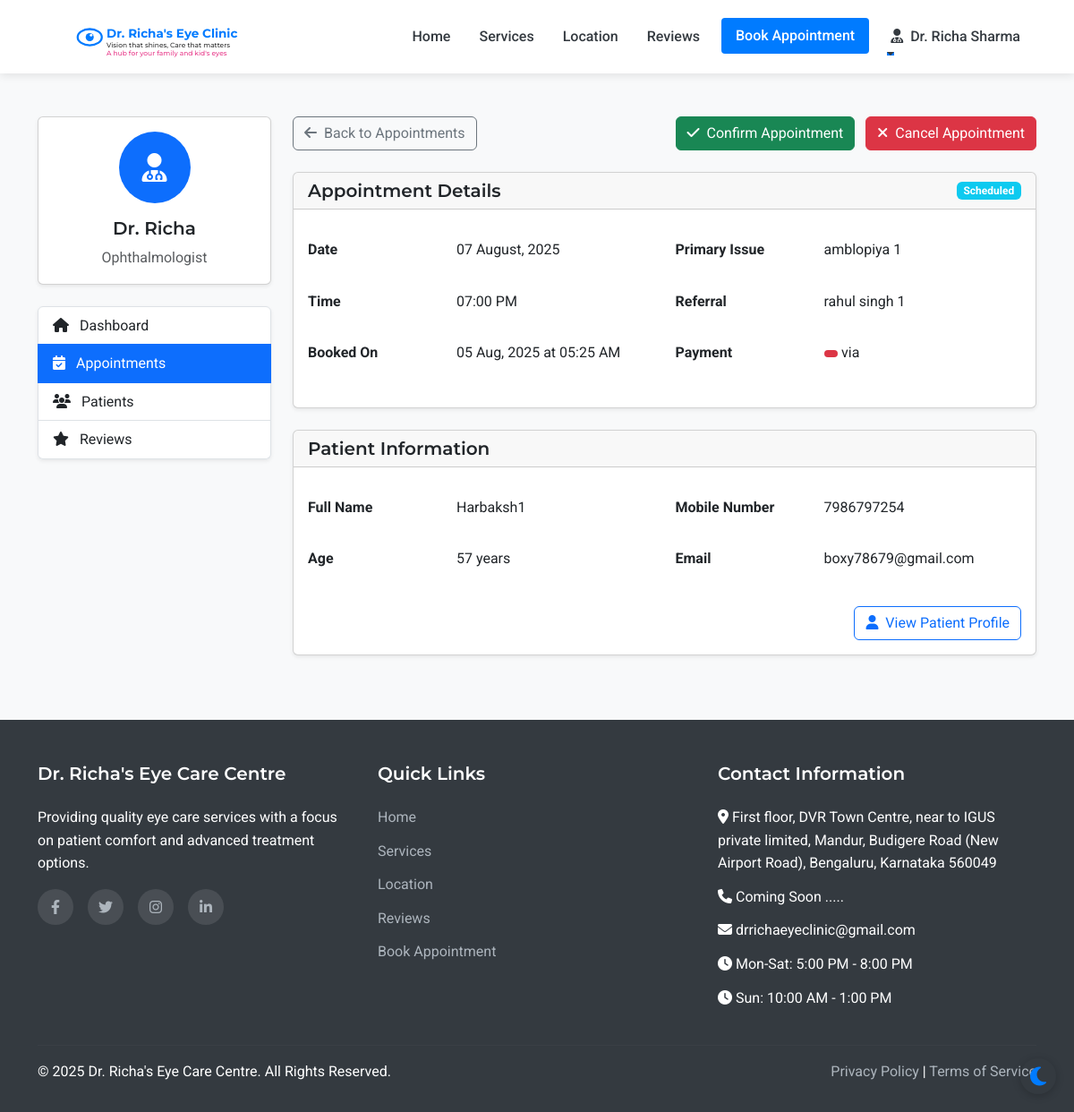
The app's page /admin/appointment/4 (signed in), older data.
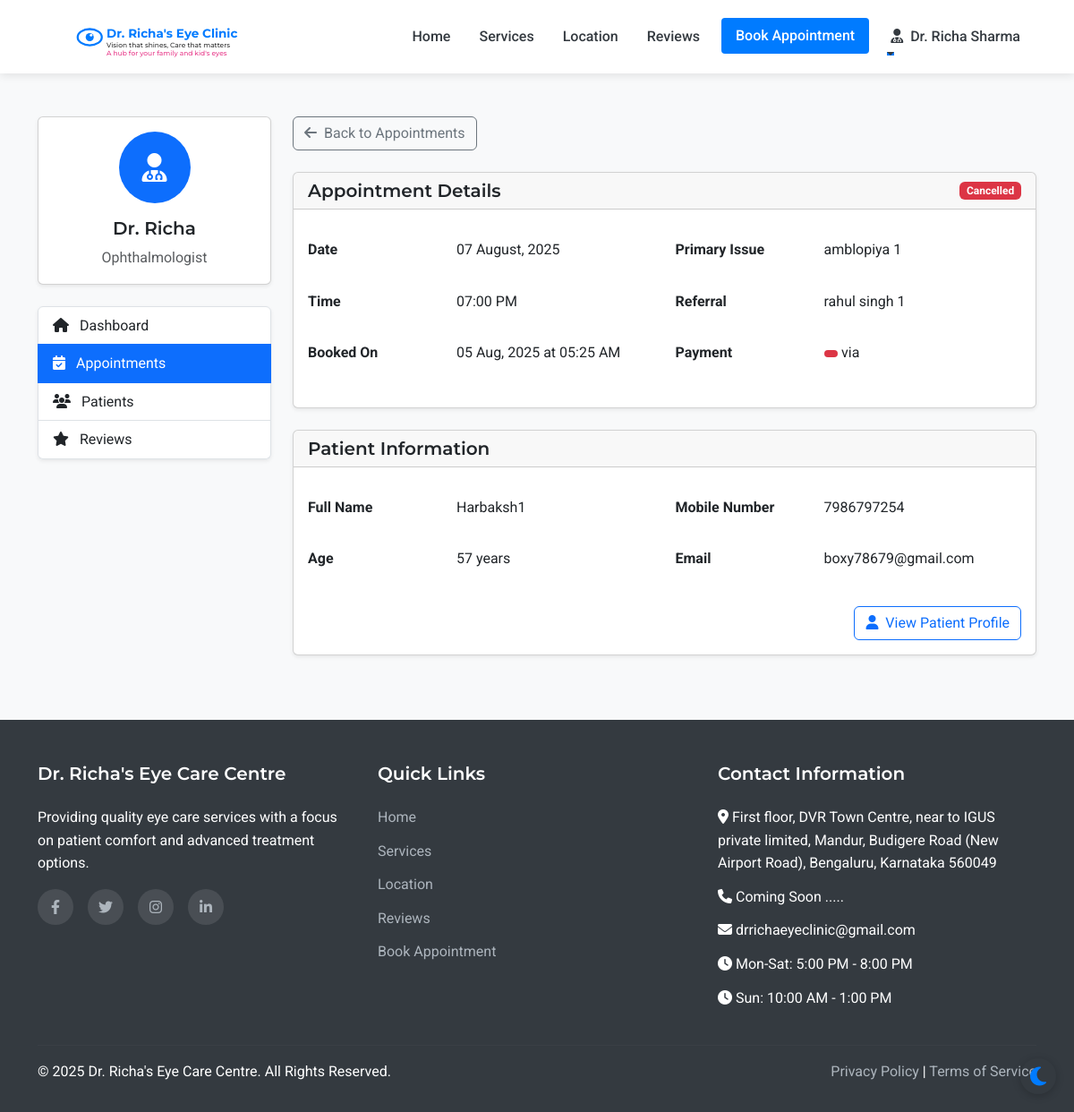
The same page, newer data.
### models.py (models this page shows, shortened)
class Appointment(db.Model):
    id = db.Column(db.Integer, primary_key=True)
    patient_id = db.Column(db.Integer, db.ForeignKey('patient.id'), nullable=False)
    appointment_date = db.Column(db.Date, nullable=False)
    appointment_time = db.Column(db.Time, nullable=False)
    primary_issue = db.Column(db.Text, nullable=True)
    referral_info = db.Column(db.String(255), nullable=True)
    status = db.Column(db.String(20), default='scheduled')  # scheduled, completed, cancelled
    created_at = db.Column(db.DateTime, default=datetime.utcnow)
    consultation_fee = db.Column(db.Float, nullable=False, default=500.0)
    payment_status = db.Column(db.String(20), default='pending')  # pending, paid

### routes.py (the view, shortened to what this page needs)
@app.route('/admin/appointment/<int:appointment_id>', methods=['GET', 'POST'])
@login_required
def admin_appointment_view(appointment_id):
    if not (isinstance(current_user, Admin) or isinstance(current_user, Assistant) or isinstance(current_user, Doctor)):
        flash('Access denied. Staff privileges required.', 'danger')
        return redirect(url_for('index'))
    appointment = Appointment.query.get_or_404(appointment_id)
    medical_record = MedicalRecord.query.filter_by(appointment_id=appointment_id).first()
    has_medical_record = medical_record is not None
    return render_template('admin/appointment_view.html', appointment=appointment, medical_record=medical_record, has_medical_record=has_medical_record)

### app.py (called while the page is built)
@login_manager.user_loader
def load_user(user_id):
    from models import Doctor, Assistant, Admin, Patient
    try:
        if user_id.startswith('doctor_'):
            return Doctor.query.get(int(user_id.split('_')[1]))
        elif user_id.startswith('assistant_'):
            return Assistant.query.get(int(user_id.split('_')[1]))
        elif user_id.startswith('admin_'):
            return Admin.query.get(int(user_id.split('_')[1]))
        else:
            return Patient.query.get(int(user_id))
    except (ValueError, AttributeError):
        return None

### routes.py (called while the page is built)
@app.context_processor
def inject_now():
    return {'now': datetime.now()}

### templates/admin/appointment_view.html (shortened to what the changed rows need)
{% extends 'layout.html' %}
{% block content %}
<section class="py-5 bg-light">
    <div class="container">
        <div class="row">
            <div class="col-lg-9">
                <div class="d-flex justify-content-between align-items-center mb-4">
                    <div>
                        {% if appointment.status == 'scheduled' %}
                            <form method="POST" action="{{ url_for('admin_appointment_view', appointment_id=appointment.id) }}" class="d-inline">
                                <button type="submit" class="btn btn-success me-2">
                                    <i class="fas fa-check me-1"></i> Confirm Appointment
                                </button>
                            </form>
                            <form method="POST" action="{{ url_for('admin_appointment_view', appointment_id=appointment.id) }}" class="d-inline">
                                <button type="submit" class="btn btn-danger">
                                    <i class="fas fa-times me-1"></i> Cancel Appointment
                                </button>
                            </form>
                        {% endif %}
                    </div>
                </div>
                <div class="card shadow-sm mb-4">
                    <div class="card-header d-flex justify-content-between align-items-center">
                        <h5 class="mb-0">Appointment Details</h5>
                        <span class="badge {% if appointment.status == 'scheduled' %}bg-info{% elif appointment.status == 'completed' %}bg-success{% elif appointment.status == 'cancelled' %}bg-danger{% endif %}">
                            {{ appointment.status|title }}
                        </span>
                    </div>
                    <div class="card-body">
                        <div class="row">
                            <div class="col-md-6">
                                <table class="table table-borderless">
                                    <tr>
                                        <th class="ps-0" style="width: 150px;">Date</th>
                                        <td>{{ appointment.appointment_date.strftime('%d %B, %Y') }}</td>
                                    </tr>
                                    <tr>
                                        <th class="ps-0">Time</th>
                                        <td>{{ appointment.appointment_time.strftime('%I:%M %p') }}</td>
                                    </tr>
                                    <tr>
                                        <th class="ps-0">Booked On</th>
                                        <td>{{ appointment.created_at.strftime('%d %b, %Y at %I:%M %p') }}</td>
                                    </tr>
                                </table>
                            </div>
                            <div class="col-md-6">
                                <table class="table table-borderless">
                                    <tr>
                                        <th class="ps-0" style="width: 150px;">Primary Issue</th>
                                        <td>{{ appointment.primary_issue or 'Not specified' }}</td>
                                    </tr>
                                    <tr>
                                        <th class="ps-0">Referral</th>
                                        <td>{{ appointment.referral_info or 'None' }}</td>
                                    </tr>
                                    {% if appointment.payment %}
                                    <tr>
                                        <th class="ps-0">Payment</th>
                                    </tr>
                                    {% endif %}
                                </table>
                            </div>
                        </div>
                    </div>
                </div>
                <div class="card shadow-sm mb-4">
                    <div class="card-body">
                        <div class="row">
                            <div class="col-md-6">
                                <table class="table table-borderless">
                                    <tr>
                                        <th class="ps-0" style="width: 150px;">Full Name</th>
                                    </tr>
                                    <tr>
                                        <th class="ps-0">Age</th>
                                    </tr>
                                </table>
                            </div>
                            <div class="col-md-6">
                                <table class="table table-borderless">
                                    <tr>
                                        <th class="ps-0" style="width: 150px;">Mobile Number</th>
                                    </tr>
                                    <tr>
                                        <th class="ps-0">Email</th>
                                    </tr>
                                </table>
                            </div>
                        </div>
                    </div>
                </div>
            </div>
        </div>
    </div>
</section>
{% endblock %}

Row changes from the older to the newer data that the page shows:
changed Appointment "07:00 PM": status "Scheduled" → "Cancelled"
Text that changed along with them:
text no longer shown: "Confirm Appointment Cancel Appointment"
